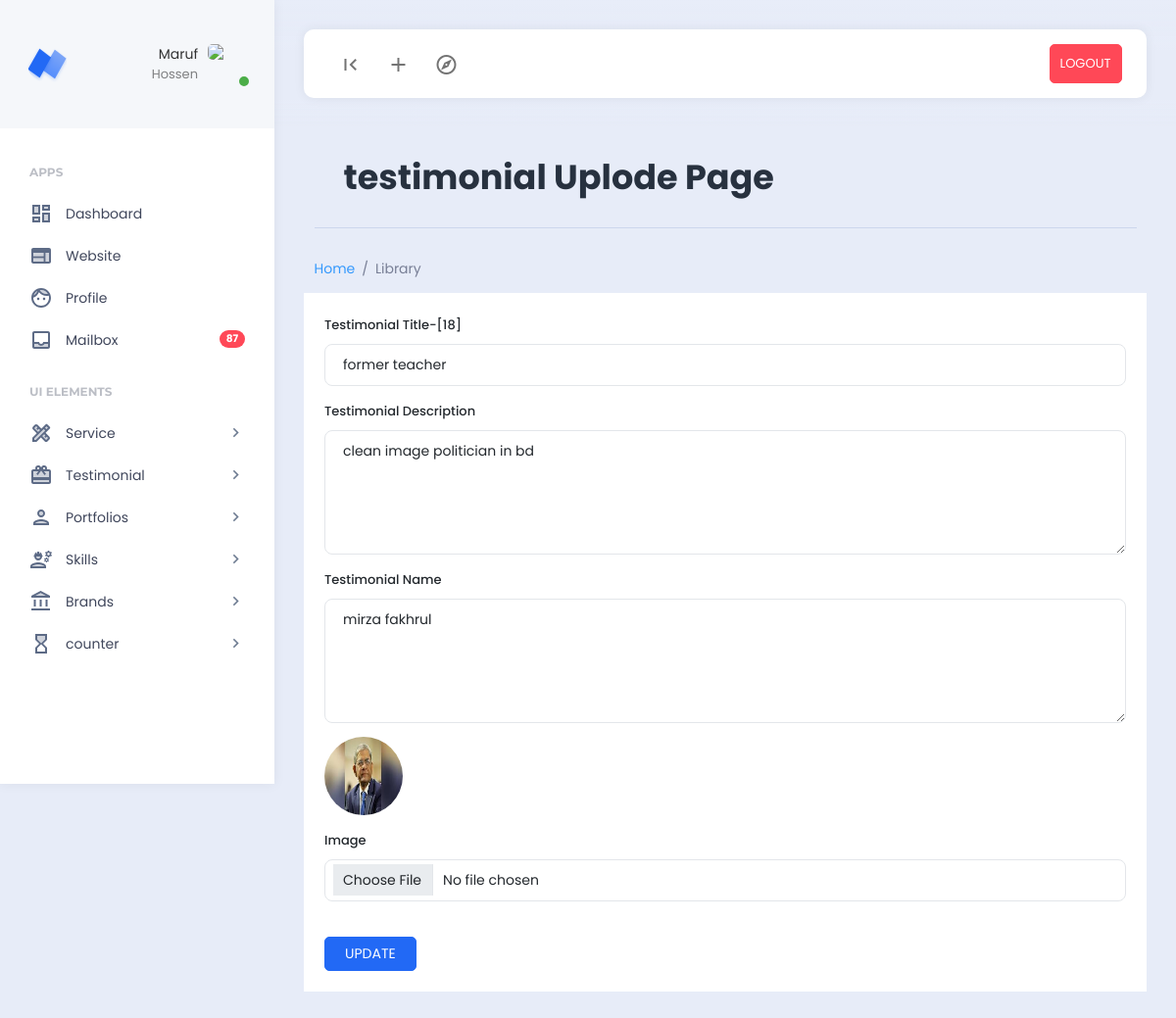
/dashboard/testimonial_edit.php?edit_id=18 (signed in), run on the app's committed database.
### tables this page shows
CREATE TABLE `testimonials` (
  `id` int NOT NULL,
  `title` varchar(100) NOT NULL,
  `description` varchar(100) NOT NULL,
  `image` varchar(100) NOT NULL,
  `name` varchar(100) NOT NULL,
  `status` varchar(100) NOT NULL DEFAULT 'deactive'
);

### dashboard/testimonial_edit.php (the view, shortened to what this page needs)
<?php
include('./extends/header.php');
include('../config/db.php');
$id =$_GET['edit_id'];
$testimonials_quary = "SELECT * FROM testimonials WHERE id=$id";
$connect = mysqli_query($db_connect,$testimonials_quary);
$testimonials =mysqli_fetch_assoc($connect);
?>
<div class="row">
        <div class="col">
            <div class="page-description">
            <h1>testimonial Uplode Page</h1>
            </div>
        </div>
    </div>
    <div class="row">
        <div class="col-12">
        <nav aria-label="breadcrumb">
  <ol class="breadcrumb">
    <li class="breadcrumb-item"><a href="#">Home</a></li>
    <li class="breadcrumb-item active" aria-current="page">Library</li>
  </ol>
</nav>
        </div>
    </div>
    <div class="row">
    <form class="bg-white p-4" action="testimonial_post.php" method="POST" enctype="multipart/form-data">
  <div class="mb-3">
    <label for="exampleInputEmail1" class="form-label">Testimonial Title-[<?=$testimonials['id']?>]</label>
    <input type="text" class="form-control" id="exampleInputEmail1" aria-describedby="emailHelp" name="title" value="<?=$testimonials['title']?>">
  </div>
  <div class="mb-3">
    <label for="exampleInputPassword1" class="form-label">Testimonial Description</label>
    <textarea class="form-control" rows="5" name="description"><?=$testimonials['description']?></textarea>
  </div>
  <div class="mb-3">
    <label for="exampleInputPassword1" class="form-label">Testimonial Name</label>
    <textarea class="form-control" rows="5" name="name"><?=$testimonials['name']?></textarea>
  </div>
  <div class="mb-3">
    <img src="../images/testimonial/<?=$testimonials['image']?>" style="width: 80px; height:80px; border-radius:50%;">
  </div>
  <div class="mb-3">
    <label for="exampleInputPassword1" class="form-label">Image</label>
    <input type="file" class="form-control" name="image">
    <br>
  </div>
  <button type="submit" class="btn btn-primary" name="testimonial_edit">UPDATE</button>
</form>
        </div>
    </div>
<?php
include('./extends/footer.php');
?>

### data on the page
testimonials: id "18", title "former teacher", description "clean image politician in bd", name "mirza fakhrul", image (picture)

### other printed values
$_SESSION['admin_name'] "Maruf"
$_SESSION['admin_email'] "Hossen"
